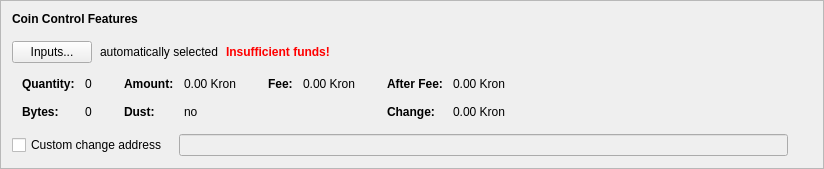
      <widget class="QFrame" name="frameCoinControl">
       <property name="sizePolicy">
        <sizepolicy hsizetype="Preferred" vsizetype="Fixed">
         <horstretch>0</horstretch>
         <verstretch>0</verstretch>
        </sizepolicy>
       </property>
       <property name="frameShape">
        <enum>QFrame::StyledPanel</enum>
       </property>
       <property name="frameShadow">
        <enum>QFrame::Raised</enum>
       </property>
       <layout class="QVBoxLayout" name="verticalLayout_4">
        <item>
         <layout class="QVBoxLayout" name="verticalLayoutCoinControl" stretch="0,0,0,0,0">
          <property name="spacing">
           <number>0</number>
          </property>
          <property name="sizeConstraint">
           <enum>QLayout::SetDefaultConstraint</enum>
          </property>
          <property name="leftMargin">
           <number>0</number>
          </property>
          <property name="topMargin">
           <number>0</number>
          </property>
          <item>
           <layout class="QHBoxLayout" name="horizontalLayoutCoinControl1">
            <property name="bottomMargin">
             <number>15</number>
            </property>
            <item>
             <widget class="QLabel" name="labelCoinControlFeatures">
              <property name="sizePolicy">
               <sizepolicy hsizetype="Preferred" vsizetype="Maximum">
                <horstretch>0</horstretch>
                <verstretch>0</verstretch>
               </sizepolicy>
              </property>
              <property name="font">
               <font>
                <weight>75</weight>
                <bold>true</bold>
               </font>
              </property>
              <property name="styleSheet">
               <string notr="true">font-weight:bold;</string>
              </property>
              <property name="text">
               <string>Coin Control Features</string>
              </property>
             </widget>
            </item>
           </layout>
          </item>
          <item>
           <layout class="QHBoxLayout" name="horizontalLayoutCoinControl2" stretch="0,0,0,0">
            <property name="spacing">
             <number>8</number>
            </property>
            <property name="bottomMargin">
             <number>10</number>
            </property>
            <item>
             <widget class="QPushButton" name="pushButtonCoinControl">
              <property name="styleSheet">
               <string notr="true"/>
              </property>
              <property name="text">
               <string>Inputs...</string>
              </property>
              <property name="autoDefault">
               <bool>false</bool>
              </property>
             </widget>
            </item>
            <item>
             <widget class="QLabel" name="labelCoinControlAutomaticallySelected">
              <property name="text">
               <string>automatically selected</string>
              </property>
              <property name="margin">
               <number>5</number>
              </property>
             </widget>
            </item>
            <item>
             <widget class="QLabel" name="labelCoinControlInsuffFunds">
              <property name="font">
               <font>
                <weight>75</weight>
                <bold>true</bold>
               </font>
              </property>
              <property name="styleSheet">
               <string notr="true">color:red;font-weight:bold;</string>
              </property>
              <property name="text">
               <string>Insufficient funds!</string>
              </property>
              <property name="margin">
               <number>5</number>
              </property>
             </widget>
            </item>
            <item>
             <spacer name="horizontalSpacerCoinControl">
              <property name="orientation">
               <enum>Qt::Horizontal</enum>
              </property>
              <property name="sizeHint" stdset="0">
               <size>
                <width>40</width>
                <height>1</height>
               </size>
              </property>
             </spacer>
            </item>
           </layout>
          </item>
          <item>
           <widget class="QWidget" name="widgetCoinControl" native="true">
            <property name="sizePolicy">
             <sizepolicy hsizetype="Preferred" vsizetype="Preferred">
              <horstretch>0</horstretch>
              <verstretch>0</verstretch>
             </sizepolicy>
            </property>
            <property name="minimumSize">
             <size>
              <width>0</width>
              <height>0</height>
             </size>
            </property>
            <property name="styleSheet">
             <string notr="true"/>
            </property>
            <layout class="QHBoxLayout" name="horizontalLayoutCoinControl5">
             <property name="leftMargin">
              <number>0</number>
             </property>
             <property name="topMargin">
              <number>0</number>
             </property>
             <property name="rightMargin">
              <number>0</number>
             </property>
             <property name="bottomMargin">
              <number>0</number>
             </property>
             <item>
              <layout class="QHBoxLayout" name="horizontalLayoutCoinControl3" stretch="0,0,0,1">
               <property name="spacing">
                <number>20</number>
               </property>
               <property name="topMargin">
                <number>0</number>
               </property>
               <property name="bottomMargin">
                <number>10</number>
               </property>
               <item>
                <layout class="QFormLayout" name="formLayoutCoinControl1">
                 <property name="horizontalSpacing">
                  <number>10</number>
                 </property>
                 <property name="verticalSpacing">
                  <number>14</number>
                 </property>
                 <property name="leftMargin">
                  <number>10</number>
                 </property>
                 <property name="topMargin">
                  <number>4</number>
                 </property>
                 <property name="rightMargin">
                  <number>6</number>
                 </property>
                 <item row="0" column="0">
                  <widget class="QLabel" name="labelCoinControlQuantityText">
                   <property name="font">
                    <font>
                     <weight>75</weight>
                     <bold>true</bold>
                    </font>
                   </property>
                   <property name="text">
                    <string>Quantity:</string>
                   </property>
                   <property name="margin">
                    <number>0</number>
                   </property>
                  </widget>
                 </item>
                 <item row="0" column="1">
                  <widget class="QLabel" name="labelCoinControlQuantity">
                   <property name="cursor">
                    <cursorShape>IBeamCursor</cursorShape>
                   </property>
                   <property name="contextMenuPolicy">
                    <enum>Qt::ActionsContextMenu</enum>
                   </property>
                   <property name="text">
                    <string notr="true">0</string>
                   </property>
                   <property name="margin">
                    <number>0</number>
                   </property>
                   <property name="textInteractionFlags">
                    <set>Qt::LinksAccessibleByMouse|Qt::TextSelectableByKeyboard|Qt::TextSelectableByMouse</set>
                   </property>
                  </widget>
                 </item>
                 <item row="1" column="0">
                  <widget class="QLabel" name="labelCoinControlBytesText">
                   <property name="font">
                    <font>
                     <weight>75</weight>
                     <bold>true</bold>
                    </font>
                   </property>
                   <property name="text">
                    <string>Bytes:</string>
                   </property>
                  </widget>
                 </item>
                 <item row="1" column="1">
                  <widget class="QLabel" name="labelCoinControlBytes">
                   <property name="cursor">
                    <cursorShape>IBeamCursor</cursorShape>
                   </property>
                   <property name="contextMenuPolicy">
                    <enum>Qt::ActionsContextMenu</enum>
                   </property>
                   <property name="text">
                    <string notr="true">0</string>
                   </property>
                   <property name="textInteractionFlags">
                    <set>Qt::LinksAccessibleByMouse|Qt::TextSelectableByKeyboard|Qt::TextSelectableByMouse</set>
                   </property>
                  </widget>
                 </item>
                </layout>
               </item>
               <item>
                <layout class="QFormLayout" name="formLayoutCoinControl2">
                 <property name="horizontalSpacing">
                  <number>10</number>
                 </property>
                 <property name="verticalSpacing">
                  <number>14</number>
                 </property>
                 <property name="leftMargin">
                  <number>6</number>
                 </property>
                 <property name="topMargin">
                  <number>4</number>
                 </property>
                 <property name="rightMargin">
                  <number>6</number>
                 </property>
                 <item row="0" column="0">
                  <widget class="QLabel" name="labelCoinControlAmountText">
                   <property name="font">
                    <font>
                     <weight>75</weight>
                     <bold>true</bold>
                    </font>
                   </property>
                   <property name="text">
                    <string>Amount:</string>
                   </property>
                   <property name="margin">
                    <number>0</number>
                   </property>
                  </widget>
                 </item>
                 <item row="0" column="1">
                  <widget class="QLabel" name="labelCoinControlAmount">
                   <property name="cursor">
                    <cursorShape>IBeamCursor</cursorShape>
                   </property>
                   <property name="contextMenuPolicy">
                    <enum>Qt::ActionsContextMenu</enum>
                   </property>
                   <property name="text">
                    <string notr="true">0.00 Kron</string>
                   </property>
                   <property name="textInteractionFlags">
                    <set>Qt::LinksAccessibleByMouse|Qt::TextSelectableByKeyboard|Qt::TextSelectableByMouse</set>
                   </property>
                  </widget>
                 </item>
                 <item row="1" column="0">
                  <widget class="QLabel" name="labelCoinControlLowOutputText">
                   <property name="font">
                    <font>
                     <weight>75</weight>
                     <bold>true</bold>
                    </font>
                   </property>
                   <property name="text">
                    <string>Dust:</string>
                   </property>
                  </widget>
                 </item>
                 <item row="1" column="1">
                  <widget class="QLabel" name="labelCoinControlLowOutput">
                   <property name="cursor">
                    <cursorShape>IBeamCursor</cursorShape>
                   </property>
                   <property name="contextMenuPolicy">
                    <enum>Qt::ActionsContextMenu</enum>
                   </property>
                   <property name="text">
                    <string notr="true">no</string>
                   </property>
                   <property name="textInteractionFlags">
                    <set>Qt::LinksAccessibleByMouse|Qt::TextSelectableByKeyboard|Qt::TextSelectableByMouse</set>
                   </property>
                  </widget>
                 </item>
                </layout>
               </item>
               <item>
                <layout class="QFormLayout" name="formLayoutCoinControl3">
                 <property name="horizontalSpacing">
                  <number>10</number>
                 </property>
                 <property name="verticalSpacing">
                  <number>14</number>
                 </property>
                 <property name="leftMargin">
                  <number>6</number>
                 </property>
                 <property name="topMargin">
                  <number>4</number>
                 </property>
                 <property name="rightMargin">
                  <number>6</number>
                 </property>
                 <item row="0" column="0">
                  <widget class="QLabel" name="labelCoinControlFeeText">
                   <property name="font">
                    <font>
                     <weight>75</weight>
                     <bold>true</bold>
                    </font>
                   </property>
                   <property name="text">
                    <string>Fee:</string>
                   </property>
                   <property name="margin">
                    <number>0</number>
                   </property>
                  </widget>
                 </item>
                 <item row="0" column="1">
                  <widget class="QLabel" name="labelCoinControlFee">
                   <property name="cursor">
                    <cursorShape>IBeamCursor</cursorShape>
                   </property>
                   <property name="contextMenuPolicy">
                    <enum>Qt::ActionsContextMenu</enum>
                   </property>
                   <property name="text">
                    <string notr="true">0.00 Kron</string>
                   </property>
                   <property name="textInteractionFlags">
                    <set>Qt::LinksAccessibleByMouse|Qt::TextSelectableByKeyboard|Qt::TextSelectableByMouse</set>
                   </property>
                  </widget>
                 </item>
                </layout>
               </item>
               <item>
                <layout class="QFormLayout" name="formLayoutCoinControl4">
                 <property name="horizontalSpacing">
                  <number>10</number>
                 </property>
                 <property name="verticalSpacing">
                  <number>14</number>
                 </property>
                 <property name="leftMargin">
                  <number>6</number>
                 </property>
                 <property name="topMargin">
                  <number>4</number>
                 </property>
                 <property name="rightMargin">
                  <number>6</number>
                 </property>
                 <item row="0" column="0">
                  <widget class="QLabel" name="labelCoinControlAfterFeeText">
                   <property name="font">
                    <font>
                     <weight>75</weight>
                     <bold>true</bold>
                    </font>
                   </property>
                   <property name="text">
                    <string>After Fee:</string>
                   </property>
                   <property name="margin">
                    <number>0</number>
                   </property>
                  </widget>
                 </item>
                 <item row="0" column="1">
                  <widget class="QLabel" name="labelCoinControlAfterFee">
                   <property name="cursor">
                    <cursorShape>IBeamCursor</cursorShape>
                   </property>
                   <property name="contextMenuPolicy">
                    <enum>Qt::ActionsContextMenu</enum>
                   </property>
                   <property name="text">
                    <string notr="true">0.00 Kron</string>
                   </property>
                   <property name="textInteractionFlags">
                    <set>Qt::LinksAccessibleByMouse|Qt::TextSelectableByKeyboard|Qt::TextSelectableByMouse</set>
                   </property>
                  </widget>
                 </item>
                 <item row="1" column="0">
                  <widget class="QLabel" name="labelCoinControlChangeText">
                   <property name="font">
                    <font>
                     <weight>75</weight>
                     <bold>true</bold>
                    </font>
                   </property>
                   <property name="text">
                    <string>Change:</string>
                   </property>
                  </widget>
                 </item>
                 <item row="1" column="1">
                  <widget class="QLabel" name="labelCoinControlChange">
                   <property name="cursor">
                    <cursorShape>IBeamCursor</cursorShape>
                   </property>
                   <property name="contextMenuPolicy">
                    <enum>Qt::ActionsContextMenu</enum>
                   </property>
                   <property name="text">
                    <string notr="true">0.00 Kron</string>
                   </property>
                   <property name="textInteractionFlags">
                    <set>Qt::LinksAccessibleByMouse|Qt::TextSelectableByKeyboard|Qt::TextSelectableByMouse</set>
                   </property>
                  </widget>
                 </item>
                </layout>
               </item>
              </layout>
             </item>
            </layout>
           </widget>
          </item>
          <item>
           <layout class="QHBoxLayout" name="horizontalLayoutCoinControl4" stretch="0,0,0">
            <property name="spacing">
             <number>12</number>
            </property>
            <property name="sizeConstraint">
             <enum>QLayout::SetDefaultConstraint</enum>
            </property>
            <property name="topMargin">
             <number>5</number>
            </property>
            <property name="rightMargin">
             <number>5</number>
            </property>
            <item>
             <widget class="QCheckBox" name="checkBoxCoinControlChange">
              <property name="toolTip">
               <string>If this is activated, but the change address is empty or invalid, change will be sent to a newly generated address.</string>
              </property>
              <property name="text">
               <string>Custom change address</string>
              </property>
             </widget>
            </item>
            <item>
             <widget class="QValidatedLineEdit" name="lineEditCoinControlChange">
              <property name="enabled">
               <bool>false</bool>
              </property>
              <property name="sizePolicy">
               <sizepolicy hsizetype="Expanding" vsizetype="Fixed">
                <horstretch>0</horstretch>
                <verstretch>0</verstretch>
               </sizepolicy>
              </property>
             </widget>
            </item>
            <item>
             <widget class="QLabel" name="labelCoinControlChangeLabel">
              <property name="sizePolicy">
               <sizepolicy hsizetype="Preferred" vsizetype="Expanding">
                <horstretch>0</horstretch>
                <verstretch>0</verstretch>
               </sizepolicy>
              </property>
              <property name="minimumSize">
               <size>
                <width>0</width>
                <height>0</height>
               </size>
              </property>
              <property name="text">
               <string/>
              </property>
              <property name="margin">
               <number>3</number>
              </property>
             </widget>
            </item>
           </layout>
          </item>
          <item>
           <spacer name="verticalSpacerCoinControl">
            <property name="orientation">
             <enum>Qt::Vertical</enum>
            </property>
            <property name="sizeType">
             <enum>QSizePolicy::Expanding</enum>
            </property>
            <property name="sizeHint" stdset="0">
             <size>
              <width>800</width>
              <height>1</height>
             </size>
            </property>
           </spacer>
          </item>
         </layout>
        </item>
       </layout>
      </widget>
